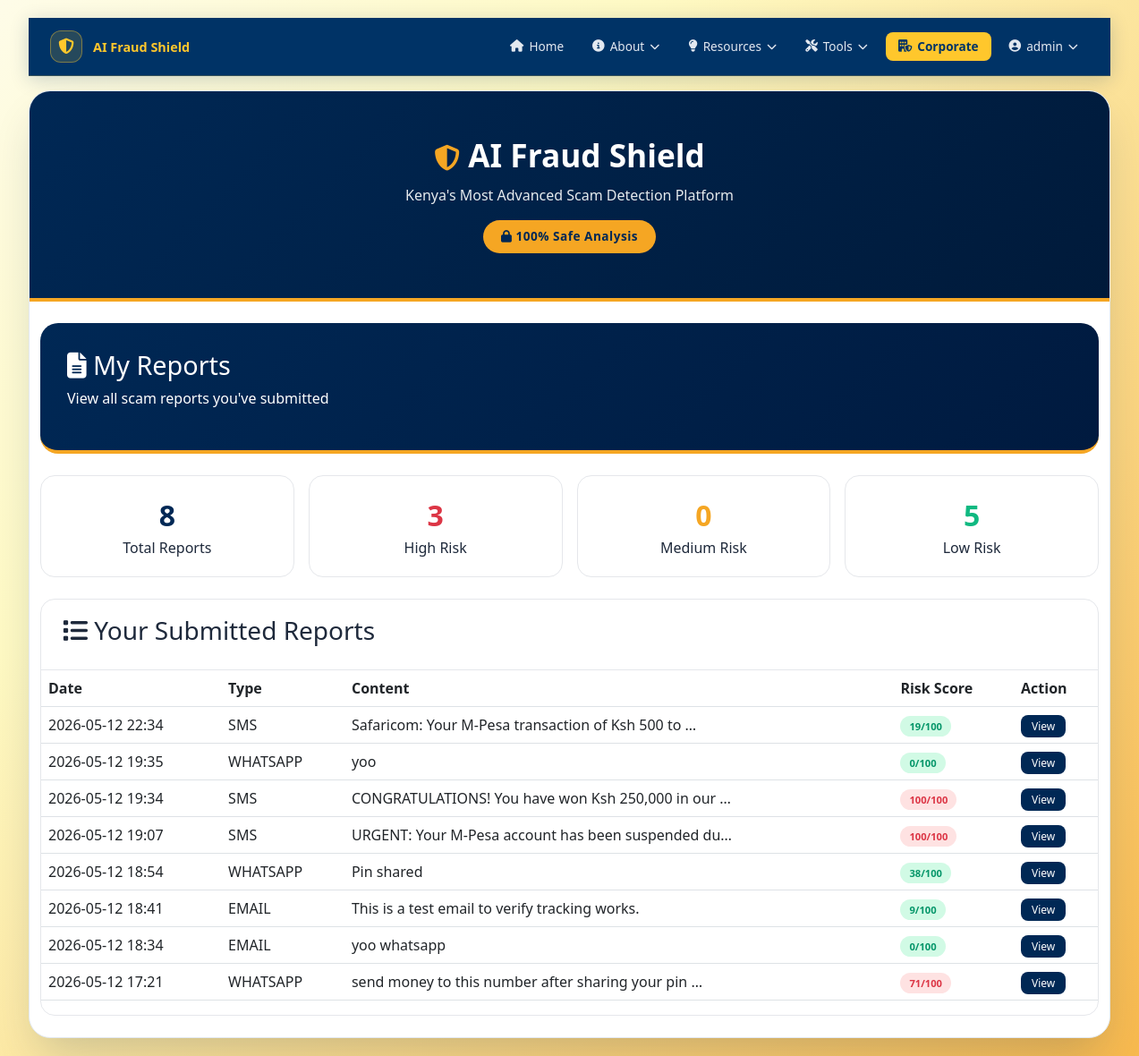
The page /my-reports/ (signed in) on the database as committed earlier.
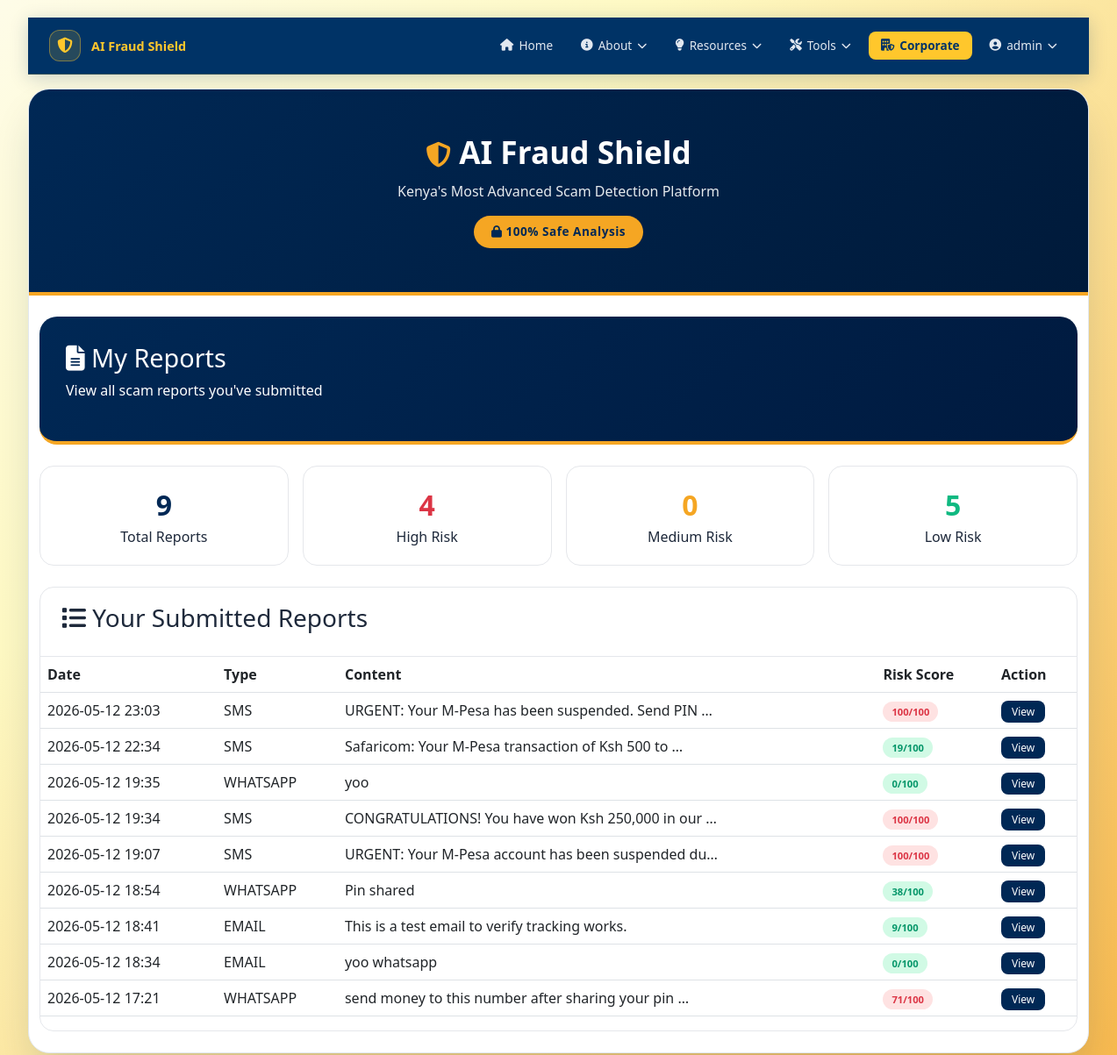
The same page on the database as committed later.
### detector/models.py (models this page shows, shortened)
class ScamReport(models.Model):
    REPORT_TYPES = [
        ('SMS', 'SMS Message'),
        ('EMAIL', 'Email'),
        ('URL', 'Website Link'),
        ('PHONE', 'Phone Number'),
        ('WHATSAPP', 'WhatsApp Chat'),
        ('SCREENSHOT', 'Screenshot'),
        ('CALL', 'Phone Call'),
        ('TELEGRAM', 'Telegram Message'),
        ('USSD', 'USSD Report'),
        ('WEB', 'Web Page'),
    ]
    user = models.ForeignKey(User, on_delete=models.CASCADE, null=True, blank=True, related_name='scam_reports')
    company = models.ForeignKey(Company, on_delete=models.SET_NULL, null=True, blank=True, related_name='company_reports')
    report_type = models.CharField(max_length=20, choices=REPORT_TYPES)
    content = models.TextField()
    risk_score = models.IntegerField()
    risk_level = models.CharField(max_length=20)
    reported_by = models.CharField(max_length=100, blank=True, null=True)
    date_reported = models.DateTimeField(auto_now_add=True)
    county = models.CharField(max_length=100, blank=True, null=True)
    latitude = models.FloatField(blank=True, null=True)
    longitude = models.FloatField(blank=True, null=True)
    ip_address = models.CharField(max_length=50, blank=True, null=True)
    class Meta:
        ordering = ['-date_reported']
        verbose_name = 'Scam Report'
        verbose_name_plural = 'Scam Reports'
        indexes = [
            models.Index(fields=['risk_score'], name='idx_scam_score'),
            models.Index(fields=['report_type'], name='idx_scam_type'),
            models.Index(fields=['date_reported'], name='idx_scam_date'),
            models.Index(fields=['user'], name='idx_scam_user'),
            models.Index(fields=['company'], name='idx_scam_company'),
        ]

### detector/views.py (the view)
# urls.py: path('my-reports/', views.my_reports, name='my_reports'),
@login_required
def my_reports(request):
    reports = ScamReport.objects.filter(user=request.user).order_by('-date_reported')
    context = {
        'reports': reports[:50],
        'total': reports.count(),
        'high_risk': reports.filter(risk_score__gte=70).count(),
        'medium_risk': reports.filter(risk_score__gte=40, risk_score__lt=70).count(),
        'low_risk': reports.filter(risk_score__lt=40).count(),
    }
    return render(request, 'detector/my_reports.html', context)

### detector/templates/detector/my_reports.html (shortened to what this page needs)
{% extends 'base.html' %}
{% load static %}
{% block content %}
<div class="container py-4">
    <div class="dashboard-header">
        <h1><i class="fas fa-file-alt"></i> My Reports</h1>
        <p>View all scam reports you've submitted</p>
    </div>
    <div class="stats-grid">
        <div class="stat-card navy">
            <div class="stat-value">{{ total }}</div>
            <div class="stat-label">Total Reports</div>
        </div>
        <div class="stat-card danger">
            <div class="stat-value">{{ high_risk }}</div>
            <div class="stat-label">High Risk</div>
        </div>
        <div class="stat-card warning">
            <div class="stat-value">{{ medium_risk }}</div>
            <div class="stat-label">Medium Risk</div>
        </div>
        <div class="stat-card success">
            <div class="stat-value">{{ low_risk }}</div>
            <div class="stat-label">Low Risk</div>
        </div>
    </div>
    <div class="table-card">
        <div class="card-header">
            <h3><i class="fas fa-list"></i> Your Submitted Reports</h3>
        </div>
        <div class="table-wrapper">
            <table class="table">
                <thead>
                    <tr>
                        <th>Date</th>
                        <th>Type</th>
                        <th>Content</th>
                        <th>Risk Score</th>
                        <th>Action</th>
                    </tr>
                </thead>
                <tbody>
                    {% for report in reports %}
                    <tr>
                        <td>{{ report.date_reported|date:"Y-m-d H:i" }}</td>
                        <td>{{ report.report_type }}</td>
                        <td>{{ report.content|truncatechars:50 }}</td>
                        <td>
                            <span class="badge-level {% if report.risk_score >= 70 %}HIGH{% elif report.risk_score >= 40 %}MEDIUM{% else %}LOW{% endif %}">
                                {{ report.risk_score }}/100
                            </span>
                        </td>
                        <td>
                            <a href="/admin/detector/scamreport/{{ report.id }}/change/" class="btn-view">View</a>
                        </td>
                    </tr>
                    {% empty %}
                    <tr>
                        <td colspan="5" class="text-center py-4">No reports found</td>
                    </tr>
                    {% endfor %}
                </tbody>
            </table>
        </div>
    </div>
</div>
{% endblock %}

Rows that differ between the two databases and show on the page:
added ScamReport: date_reported "2026-05-12 23:03", report_type "SMS", content "URGENT: Your M-Pesa has been suspended. Send PIN …", risk_score "100"
Other text that changed with them:
{{ total }}: "8" → "9"
{{ high_risk }}: "3" → "4"
